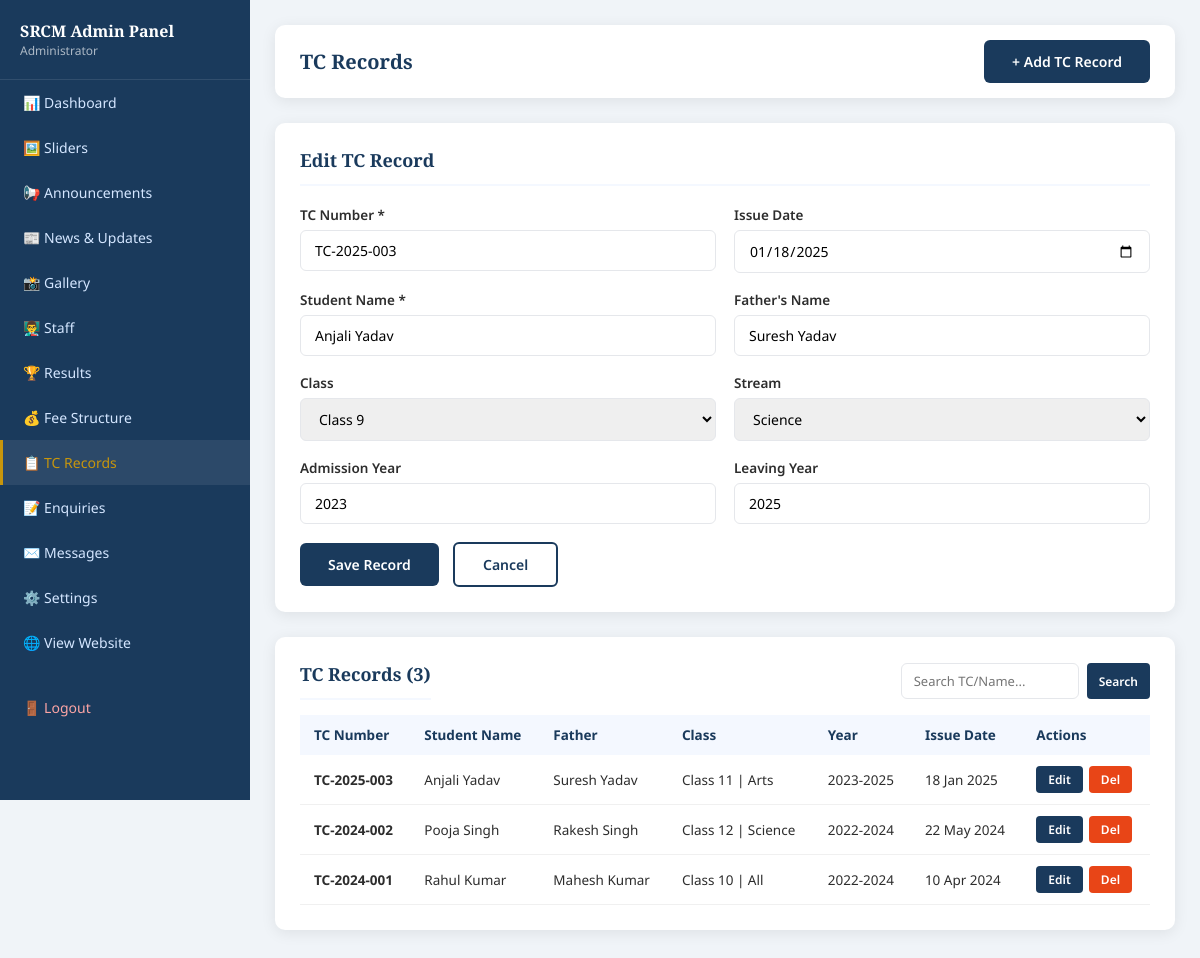
The app's page /srcm/admin/tc.php?edit=3 (signed in) with its own data.
### tables this page shows
CREATE TABLE tc_records (
  id INT AUTO_INCREMENT PRIMARY KEY,
  tc_number VARCHAR(50) UNIQUE,
  student_name VARCHAR(200),
  father_name VARCHAR(200),
  class VARCHAR(50),
  stream VARCHAR(50),
  admission_year VARCHAR(10),
  leaving_year VARCHAR(10),
  issue_date DATE,
  is_active TINYINT(1) DEFAULT 1
);

### srcm/includes/config.php (called while the page is built, shortened)
<?php
function clean($str) {
    return htmlspecialchars(strip_tags(trim($str)), ENT_QUOTES, 'UTF-8');
}
function formatDate($date) {
    return date('d M Y', strtotime($date));
}
?>

### srcm/admin/tc.php (the view, shortened to what this page needs)
<?php
require_once __DIR__ . '/includes/admin_header.php';
$db = getDB();
$editItem = null;
if (isset($_GET['edit'])) {
    $s = $db->prepare("SELECT * FROM tc_records WHERE id=?");
    $s->execute([$_GET['edit']]);
    $editItem = $s->fetch();
}
$search = clean($_GET['search'] ?? '');
if ($search) {
    $stmt = $db->prepare("SELECT * FROM tc_records WHERE is_active=1 AND (tc_number LIKE ? OR student_name LIKE ? OR father_name LIKE ?) ORDER BY id DESC");
    $stmt->execute(["%$search%", "%$search%", "%$search%"]);
    $items = $stmt->fetchAll();
} else {
    $items = $db->query("SELECT * FROM tc_records WHERE is_active=1 ORDER BY id DESC")->fetchAll();
}
?>
<div class="admin-main">
  <div class="admin-topbar"><h1>TC Records</h1><a href="?action=add" class="btn-primary">+ Add TC Record</a></div>
  <?php if (isset($_GET['action']) || $editItem): ?>
  <div class="admin-card">
    <h2><?= $editItem ? 'Edit' : 'Add' ?> TC Record</h2>
    <form method="POST">
      <div class="form-row">
        <div class="form-group"><label>TC Number *</label><input type="text" name="tc_number" value="<?= clean($editItem['tc_number'] ?? '') ?>" placeholder="TC-2024-001" <?= $editItem ? 'readonly' : '' ?> required></div>
        <div class="form-group"><label>Issue Date</label><input type="date" name="issue_date" value="<?= $editItem['issue_date'] ?? date('Y-m-d') ?>"></div>
      </div>
      <div class="form-row">
        <div class="form-group"><label>Student Name *</label><input type="text" name="student_name" value="<?= clean($editItem['student_name'] ?? '') ?>" required></div>
        <div class="form-group"><label>Father's Name</label><input type="text" name="father_name" value="<?= clean($editItem['father_name'] ?? '') ?>"></div>
      </div>
      <div class="form-row">
        <div class="form-group"><label>Class</label>
          <select name="class"><option>Class 9</option><option>Class 10</option><option>Class 11</option><option>Class 12</option></select>
        </div>
        <div class="form-group"><label>Stream</label>
          <select name="stream"><option>Science</option><option>Arts</option><option>Commerce</option><option>All</option></select>
        </div>
      </div>
      <div class="form-row">
        <div class="form-group"><label>Admission Year</label><input type="text" name="admission_year" value="<?= clean($editItem['admission_year'] ?? '') ?>" placeholder="2022"></div>
        <div class="form-group"><label>Leaving Year</label><input type="text" name="leaving_year" value="<?= clean($editItem['leaving_year'] ?? '') ?>" placeholder="2024"></div>
      </div>
      <button type="submit" class="btn-primary">Save Record</button>
      <a href="<?= SITE_URL ?>/admin/tc.php" class="btn-secondary" style="margin-left:10px;">Cancel</a>
    </form>
  </div>
  <?php endif; ?>
  <div class="admin-card">
    <div style="display:flex;justify-content:space-between;align-items:center;margin-bottom:15px;flex-wrap:wrap;gap:10px;">
      <h2 style="margin:0;">TC Records (<?= count($items) ?>)</h2>
      <form method="GET" style="display:flex;gap:8px;">
        <input type="text" name="search" value="<?= $search ?>" placeholder="Search TC/Name..." style="padding:8px 12px;border:1.5px solid #e5e7eb;border-radius:6px;font-family:inherit;font-size:13px;">
        <button type="submit" class="btn-sm btn-edit">Search</button>
      </form>
    </div>
    <table class="admin-table">
      <thead><tr><th>TC Number</th><th>Student Name</th><th>Father</th><th>Class</th><th>Year</th><th>Issue Date</th><th>Actions</th></tr></thead>
      <tbody>
        <?php foreach ($items as $t): ?>
        <tr>
          <td><strong><?= clean($t['tc_number']) ?></strong></td>
          <td><?= clean($t['student_name']) ?></td>
          <td><?= clean($t['father_name']) ?></td>
          <td><?= clean($t['class']) ?> | <?= clean($t['stream']) ?></td>
          <td><?= clean($t['admission_year']) ?>-<?= clean($t['leaving_year']) ?></td>
          <td><?= $t['issue_date'] ? formatDate($t['issue_date']) : 'N/A' ?></td>
          <td><div class="action-btns">
            <a href="?edit=<?= $t['id'] ?>" class="btn-sm btn-edit">Edit</a>
            <a href="?delete=<?= $t['id'] ?>" class="btn-sm btn-delete" data-confirm="Delete this TC record?">Del</a>
          </div></td>
        </tr>
        <?php endforeach; ?>
      </tbody>
    </table>
  </div>
</div>
</body></html>

### srcm/assets/css/style.css (style rules this page uses)
:root { --primary: #1a3a5c; --secondary: #c8960c; --accent: #e84517; --light: #f4f8ff; --white: #ffffff; --text: #2d2d2d; --muted: #6b7280; --border: #e5e7eb; --shadow: 0 3px 15px rgba(0,0,0,0.08); }
* { margin: 0; padding: 0; box-sizing: border-box; }
body { font-family: 'Noto Sans', sans-serif; color: var(--text); background: #fff; overflow-x: hidden; }
a { text-decoration: none; }
.btn-primary { display: inline-block; background: var(--primary); color: white; padding: 12px 28px; border-radius: 6px; font-weight: 600; transition: .2s; font-size: 14px; border: none; cursor: pointer; font-family: inherit; }
.btn-secondary { display: inline-block; background: transparent; color: var(--primary); padding: 11px 28px; border-radius: 6px; font-weight: 600; transition: .2s; font-size: 14px; border: 2px solid var(--primary); cursor: pointer; font-family: inherit; }
.form-row { display: grid; grid-template-columns: 1fr 1fr; gap: 18px; }
.form-group { margin-bottom: 18px; }
.form-group label { display: block; font-size: 13.5px; font-weight: 600; color: var(--text); margin-bottom: 6px; }
.form-group input, .form-group textarea, .form-group select { width: 100%; padding: 10px 14px; border: 1.5px solid var(--border); border-radius: 6px; font-size: 14px; font-family: inherit; transition: .2s; }
.admin-body { background: #f0f4f8; }
.admin-main { margin-left: 250px; padding: 25px; }
.admin-topbar { background: white; padding: 15px 25px; border-radius: 10px; margin-bottom: 25px; display: flex; justify-content: space-between; align-items: center; box-shadow: var(--shadow); }
.admin-topbar h1 { font-size: 20px; color: var(--primary); font-family: 'Playfair Display',serif; }
.admin-card { background: white; border-radius: 10px; box-shadow: var(--shadow); padding: 25px; margin-bottom: 25px; }
.admin-card h2 { font-size: 18px; color: var(--primary); margin-bottom: 20px; padding-bottom: 12px; border-bottom: 2px solid var(--light); font-family: 'Playfair Display',serif; }
.admin-table { width: 100%; border-collapse: collapse; font-size: 13.5px; }
.admin-table th { background: var(--light); color: var(--primary); padding: 11px 14px; text-align: left; font-weight: 700; }
.admin-table td { padding: 11px 14px; border-bottom: 1px solid #f0f0f0; vertical-align: middle; }
.action-btns { display: flex; gap: 6px; }
.btn-sm { padding: 5px 12px; border-radius: 4px; font-size: 12px; font-weight: 600; cursor: pointer; border: none; font-family: inherit; transition: .2s; }
.btn-edit { background: var(--primary); color: white; }
.btn-delete { background: var(--accent); color: white; }

### records on screen
tc_records: tc_number "TC-2025-003", issue_date "01/18/2025", student_name "Anjali Yadav", father_name "Suresh Yadav", admission_year "2023", leaving_year "2025", class "Class 11", stream "Arts", issue_date "18 Jan 2025"
tc_records: tc_number "TC-2024-002", student_name "Pooja Singh", father_name "Rakesh Singh", class "Class 12", stream "Science", admission_year "2022", leaving_year "2024", issue_date "22 May 2024"
tc_records: tc_number "TC-2024-001", student_name "Rahul Kumar", father_name "Mahesh Kumar", class "Class 10", stream "All", admission_year "2022", leaving_year "2024", issue_date "10 Apr 2024"

### other values on screen
$_SESSION['admin_name'] "Administrator"
count($items) "3"
